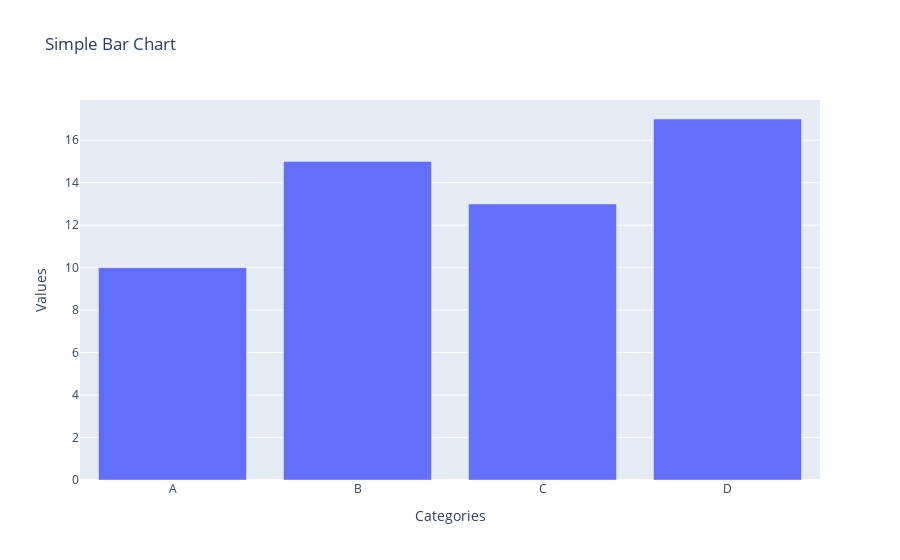

Source (notebook cell):
### Code cell
x=['A','B','C','D']
y=[10,15,13,17]
fig=px.bar(x=x, y=y, title="Simple Bar Chart", labels={'x':'Categories', 'y':'Values'})
fig.show()

### Figure 1 — Plotly figure (JSON) as saved in the notebook; plotly's stock layout.template omitted (floating-point values rounded to 4 significant figures)
{"data": [{"hovertemplate": "Categories=%{x}<br>Values=%{y}<extra></extra>", "legendgroup": "", "marker": {"color": "#636efa", "pattern": {"shape": ""}}, "name": "", "orientation": "v", "showlegend": false, "textposition": "auto", "type": "bar", "x": ["A", "B", "C", "D"], "xaxis": "x", "y": [10, 15, 13, 17], "yaxis": "y"}], "layout": {"barmode": "relative", "legend": {"tracegroupgap": 0}, "title": {"text": "Simple Bar Chart"}, "xaxis": {"anchor": "y", "domain": [0, 1], "title": {"text": "Categories"}}, "yaxis": {"anchor": "x", "domain": [0, 1], "title": {"text": "Values"}}}}
